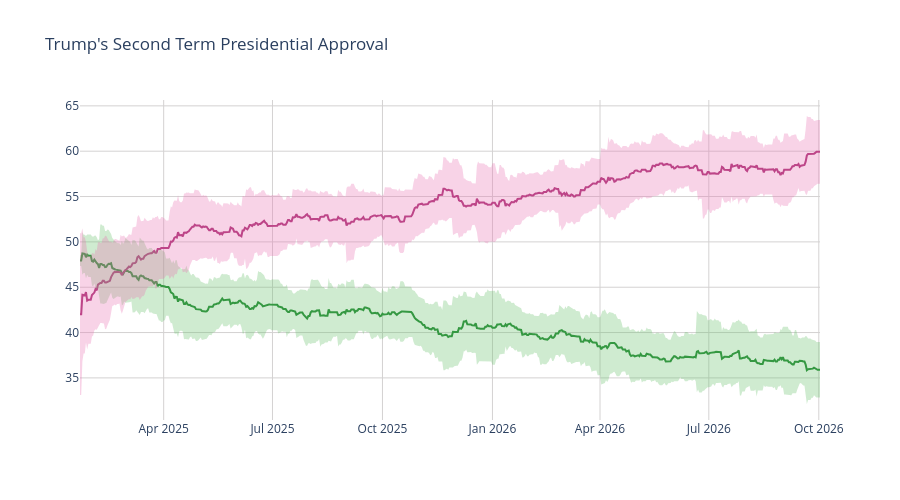

Here is the notebook cell this chart was saved with:
### Code cell
disappr_ci_hex = "#e86eaf"
appr_ci_hex = "#60be65"
disappr_ci_rgba = "rgba(232, 110, 175, 0.3)"
appr_ci_rgba = "rgba(96, 190, 101, 0.3)"
grid_col = "#d4d2d2"


# Approve
fig = go.Figure(go.Scatter(
    x=pres['end_date'],
    y=pres['approve'],
    hovertemplate="%{y:.2f}%",
    name="<b>Approve</b>",
    line=dict(color="#228833"),
    showlegend=False
))

# Disapprove
fig.add_trace(go.Scatter(
    x=pres['end_date'],
    y=pres['disapprove'],
    hovertemplate="%{y:.2f}%",
    name="<b>Disapprove</b>",
    line=dict(color="#aa3377"),
    showlegend=False
    )
)

# Approve CI
fig.add_traces([

    # Upper bound
    go.Scatter(
        x=pres['end_date'],
        y=pres['approve_upper_ci'],
        marker=dict(color=appr_ci_hex),
        line=dict(width=0),
        mode='lines',
        showlegend=False,
        hoverinfo="skip"
    ),

    # Lower bound
    go.Scatter(
        x=pres['end_date'],
        y=pres['approve_lower_ci'],
        marker=dict(color=appr_ci_hex),
        line=dict(width=0),
        mode='lines',
        fillcolor=appr_ci_rgba,
        fill="tonexty",
        showlegend=False,
        hoverinfo="skip"
    )
])

# Disapprove CI
fig.add_traces([

    # Upper bound
    go.Scatter(
        x=pres['end_date'],
        y=pres['disapprove_upper_ci'],
        marker=dict(color=disappr_ci_hex),
        line=dict(width=0),
        mode='lines',
        showlegend=False,
        hoverinfo="skip"
    ),

    # Lower bound
    go.Scatter(
        x=pres['end_date'],
        y=pres['disapprove_lower_ci'],
        marker=dict(color=disappr_ci_hex),
        line=dict(width=0),
        mode='lines',
        fillcolor=disappr_ci_rgba,
        fill="tonexty",
        showlegend=False,
        hoverinfo="skip"
    )
])

fig.update_layout(
    title=dict(text="Trump's Second Term Presidential Approval"),
    hovermode="x"
)

fig.update_xaxes(gridcolor=grid_col)
fig.update_yaxes(gridcolor=grid_col)

fig.update_layout(hovermode="x", hoverlabel_align="right", plot_bgcolor="rgba(0, 0, 0, 0)", height=500)
fig.show()

### Figure 1 — Plotly figure (JSON) as saved in the notebook; plotly's stock layout.template omitted (floating-point values rounded to 4 significant figures; data arrays with more than 128 entries replaced by an {"elided": "..."} marker saying what was removed)
{"data": [{"hovertemplate": "%{y:.2f}%", "line": {"color": "#228833"}, "name": "<b>Approve</b>", "showlegend": false, "type": "scatter", "x": {"elided": "620 str values"}, "y": {"elided": "620 float values"}}, {"hovertemplate": "%{y:.2f}%", "line": {"color": "#aa3377"}, "name": "<b>Disapprove</b>", "showlegend": false, "type": "scatter", "x": {"elided": "620 str values"}, "y": {"elided": "620 float values"}}, {"hoverinfo": "skip", "line": {"width": 0}, "marker": {"color": "#60be65"}, "mode": "lines", "showlegend": false, "type": "scatter", "x": {"elided": "620 str values"}, "y": {"elided": "620 float values"}}, {"fill": "tonexty", "fillcolor": "rgba(96, 190, 101, 0.3)", "hoverinfo": "skip", "line": {"width": 0}, "marker": {"color": "#60be65"}, "mode": "lines", "showlegend": false, "type": "scatter", "x": {"elided": "620 str values"}, "y": {"elided": "620 float values"}}, {"hoverinfo": "skip", "line": {"width": 0}, "marker": {"color": "#e86eaf"}, "mode": "lines", "showlegend": false, "type": "scatter", "x": {"elided": "620 str values"}, "y": {"elided": "620 float values"}}, {"fill": "tonexty", "fillcolor": "rgba(232, 110, 175, 0.3)", "hoverinfo": "skip", "line": {"width": 0}, "marker": {"color": "#e86eaf"}, "mode": "lines", "showlegend": false, "type": "scatter", "x": {"elided": "620 str values"}, "y": {"elided": "620 float values"}}], "layout": {"height": 500, "hoverlabel": {"align": "right"}, "hovermode": "x", "plot_bgcolor": "rgba(0, 0, 0, 0)", "title": {"text": "Trump's Second Term Presidential Approval"}, "xaxis": {"gridcolor": "#d4d2d2"}, "yaxis": {"gridcolor": "#d4d2d2"}}}
